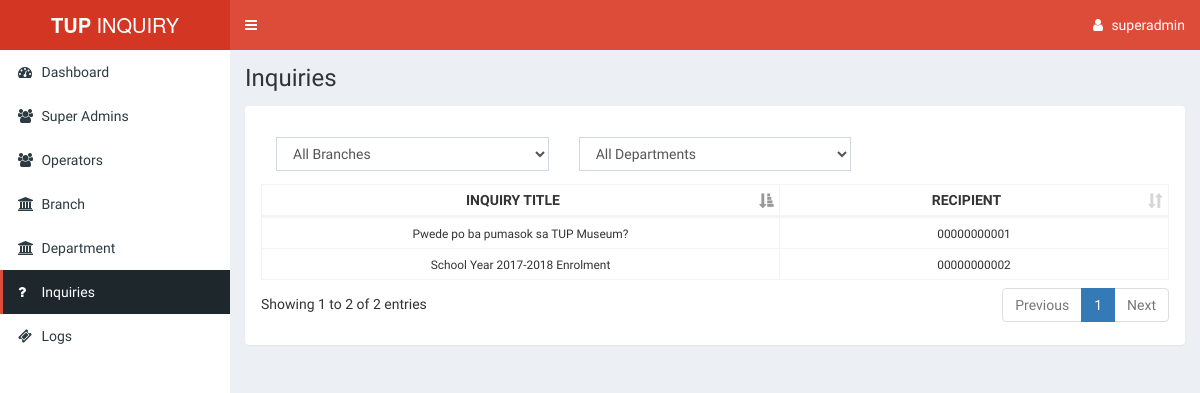
/SuperAdmin/admin.php?action=inquiries (signed in), run on the app's committed database.
### tables this page shows
CREATE TABLE IF NOT EXISTS `questions` (
  `id` int(11) unsigned zerofill NOT NULL AUTO_INCREMENT,
  `title` varchar(50) NOT NULL,
  `description` varchar(500) NOT NULL,
  `branch_id` int(11) unsigned zerofill NOT NULL,
  `department_id` int(11) unsigned zerofill NOT NULL,
  `answer_id` int(11) unsigned zerofill DEFAULT NULL,
  `date_submitted` datetime NOT NULL,
  PRIMARY KEY (`id`),
  KEY `answer_id` (`answer_id`)
);

### SuperAdmin/model/model.php (called while the page is built, shortened)
<?php
function inquiry_details(){
include "config.php";
$conn = mysqli_connect($host,$user,$pass,$db);
$sql = "SELECT * FROM questions";
$result = mysqli_query($conn,$sql);
$Concerns = array();
	if( $myrow=mysqli_fetch_array($result) ){
		do{
			$info= array();
			$info['id'] = $myrow['id'];
			$info['title'] = $myrow['title'];
			$info['description'] = $myrow['description'];
			$info['branch_id'] = $myrow['branch_id'];
			$Concerns[] = $info;
		}while($myrow=mysqli_fetch_array($result));
	}
	return $Concerns;
}
?>

### SuperAdmin/inquiries.php (the view, shortened to what this page needs)
<?php
include_once "lib/webdesign.php";
?>
<link rel="stylesheet" href="dist/css/table.css">
  <div class="content-wrapper">
    <section class="content-header">
      <h1>
        Inquiries
      </h1>
    </section>
    <section class="content">
		<div class="row">
			<div class="col-sm-12">
				<section class="panel">
					<div id="page-content-wrapper">
						<div class="panel-body">
							<div class="table-responsive">
								<table id="concerns" class="table table-bordered table-condensed">
								<div class="form-group">
									<div class="form-group">
										<div class="col-sm-4">
												<select class="form-control" id="filter" name="filter">
													<option selected="selected" value="all">All Branches</option>
												 </select>
											</div>
										</div>
									<div class="form-group">
										<div class="col-sm-4">
												<select class="form-control" id="filter" name="filter">
													<option selected="selected" value="all">All Departments</option>
												 </select>
											</div>
										</div>
										</div>
									<br />
									<br />
									<thead>
										<tr>
											<th class="text-center" width="40%">INQUIRY TITLE</th>
											<th class="text-center" width="30%">RECIPIENT</th>
										</tr>
									</thead>
									<tbody id="concernstable" class="concernstbl">
									<?php
									if( isset($Concerns) && count($Concerns)>0 ){
										foreach($Concerns as $Concerns){
											echo '
												<tr data-toggle="modal" data-id="'.$Concerns['id'].'" data-target="#myModal" class="text-center clickable" id="'.$Concerns['id'].'">
													<td><small>'.$Concerns['title'].'</small></td>
													<td><small>'.$Concerns['branch_id'].'</small></td>
												</tr>
												';
										}
									}else{
										echo '
												<tr class="text-center">
													<td colspan="3">No records found</td>
												</tr>
												';
									}
									?>
									</tbody>
								</table>
							</div>
						</div>
					</div>
				</section>
			</div>
		</div>
	</section>
</div>

### data on the page
questions: title "Pwede po ba pumasok sa TUP Museum?", branch "00000000001"
questions: title "School Year 2017-2018 Enrolment", branch "00000000002"

### other printed values
$_SESSION['sa_username'] "superadmin"
